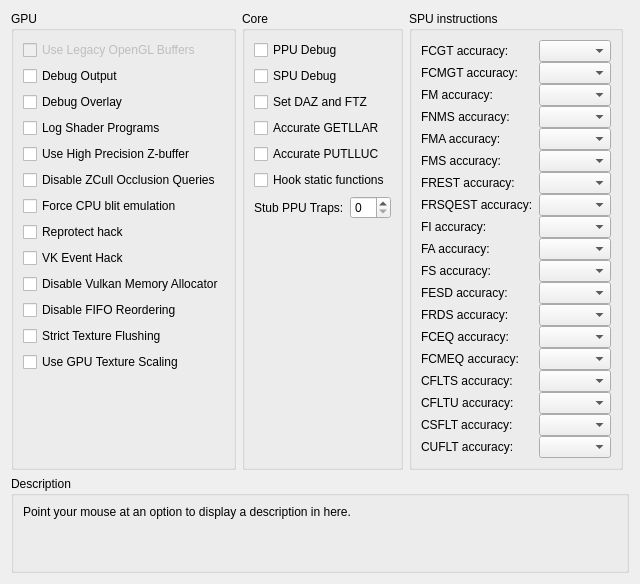
     <widget class="QWidget" name="debugTab">
      <attribute name="title">
       <string>Debug</string>
      </attribute>
      <layout class="QVBoxLayout" name="debugTab_layout">
       <item>
        <layout class="QHBoxLayout" name="horizontalLayout_21" stretch="1,1,1,0">
         <item>
          <widget class="QGroupBox" name="gb_debug_gpu">
           <property name="enabled">
            <bool>true</bool>
           </property>
           <property name="title">
            <string>GPU</string>
           </property>
           <property name="alignment">
            <set>Qt::AlignLeading|Qt::AlignLeft|Qt::AlignTop</set>
           </property>
           <layout class="QVBoxLayout" name="gb_debug_gpu_layout">
            <item alignment="Qt::AlignTop">
             <widget class="QCheckBox" name="glLegacyBuffers">
              <property name="enabled">
               <bool>false</bool>
              </property>
              <property name="text">
               <string>Use Legacy OpenGL Buffers</string>
              </property>
             </widget>
            </item>
            <item alignment="Qt::AlignTop">
             <widget class="QCheckBox" name="debugOutput">
              <property name="text">
               <string>Debug Output</string>
              </property>
             </widget>
            </item>
            <item>
             <widget class="QCheckBox" name="debugOverlay">
              <property name="text">
               <string>Debug Overlay</string>
              </property>
             </widget>
            </item>
            <item>
             <widget class="QCheckBox" name="logProg">
              <property name="text">
               <string>Log Shader Programs</string>
              </property>
             </widget>
            </item>
            <item alignment="Qt::AlignTop">
             <widget class="QCheckBox" name="forceHighpZ">
              <property name="text">
               <string>Use High Precision Z-buffer</string>
              </property>
             </widget>
            </item>
            <item>
             <widget class="QCheckBox" name="disableHwOcclusionQueries">
              <property name="text">
               <string>Disable ZCull Occlusion Queries</string>
              </property>
             </widget>
            </item>
            <item>
             <widget class="QCheckBox" name="forceCpuBlitEmulation">
              <property name="text">
               <string>Force CPU blit emulation</string>
              </property>
             </widget>
            </item>
            <item>
             <widget class="QCheckBox" name="reprotect_hack">
              <property name="text">
               <string>Reprotect hack</string>
              </property>
             </widget>
            </item>
            <item>
             <widget class="QCheckBox" name="vk_event_hack">
              <property name="text">
               <string>VK Event Hack</string>
              </property>
             </widget>
            </item>
            <item>
             <widget class="QCheckBox" name="disableVulkanMemAllocator">
              <property name="text">
               <string>Disable Vulkan Memory Allocator</string>
              </property>
             </widget>
            </item>
            <item>
             <widget class="QCheckBox" name="disableFIFOReordering">
              <property name="text">
               <string>Disable FIFO Reordering</string>
              </property>
             </widget>
            </item>
            <item>
             <widget class="QCheckBox" name="strictTextureFlushing">
              <property name="text">
               <string>Strict Texture Flushing</string>
              </property>
             </widget>
            </item>
            <item>
             <widget class="QCheckBox" name="gpuTextureScaling">
              <property name="text">
               <string>Use GPU Texture Scaling</string>
              </property>
             </widget>
            </item>
            <item>
             <spacer name="verticalSpacer_25">
              <property name="orientation">
               <enum>Qt::Vertical</enum>
              </property>
              <property name="sizeHint" stdset="0">
               <size>
                <width>20</width>
                <height>40</height>
               </size>
              </property>
             </spacer>
            </item>
           </layout>
          </widget>
         </item>
         <item>
          <widget class="QGroupBox" name="gb_debug_core">
           <property name="title">
            <string>Core</string>
           </property>
           <layout class="QVBoxLayout" name="gb_debug_core_layout">
            <item>
             <widget class="QCheckBox" name="ppuDebug">
              <property name="text">
               <string>PPU Debug</string>
              </property>
             </widget>
            </item>
            <item>
             <widget class="QCheckBox" name="spuDebug">
              <property name="text">
               <string>SPU Debug</string>
              </property>
             </widget>
            </item>
            <item>
             <widget class="QCheckBox" name="setDAZandFTZ">
              <property name="text">
               <string>Set DAZ and FTZ</string>
              </property>
             </widget>
            </item>
            <item>
             <widget class="QCheckBox" name="accurateGETLLAR">
              <property name="text">
               <string>Accurate GETLLAR</string>
              </property>
             </widget>
            </item>
            <item>
             <widget class="QCheckBox" name="accuratePUTLLUC">
              <property name="text">
               <string>Accurate PUTLLUC</string>
              </property>
             </widget>
            </item>
            <item>
             <widget class="QCheckBox" name="hookStFunc">
              <property name="text">
               <string>Hook static functions</string>
              </property>
             </widget>
            </item>
              <item>
               <layout class="QHBoxLayout" name="layout_ppu_trap" stretch="0,0">
                <item>
               <widget class="QLabel" name="ppu_trap_label">
                <property name="text">
                 <string>Stub PPU Traps:</string>
                  </property>
                 </widget>
                </item>
                <item>
                 <widget class="QSpinBox" name="ppu_trap"/>
                </item>
               </layout>
              </item>
            <item>
             <spacer name="verticalSpacer">
              <property name="orientation">
               <enum>Qt::Vertical</enum>
              </property>
              <property name="sizeHint" stdset="0">
               <size>
                <width>0</width>
                <height>0</height>
               </size>
              </property>
             </spacer>
            </item>
           </layout>
          </widget>
         </item>
         <item>
          <widget class="QGroupBox" name="gb_spuInstructions">
           <property name="title">
            <string>SPU instructions</string>
           </property>
           <layout class="QFormLayout" name="formLayout">
            <property name="verticalSpacing">
             <number>0</number>
            </property>
            <item row="0" column="0">
             <widget class="QLabel" name="lbl_fcgt">
              <property name="text">
               <string>FCGT accuracy:</string>
              </property>
             </widget>
            </item>
            <item row="0" column="1">
             <widget class="QComboBox" name="spuAccuracyFCGT"/>
            </item>
            <item row="2" column="0">
             <widget class="QLabel" name="lbl_fcmgt">
              <property name="text">
               <string>FCMGT accuracy:</string>
              </property>
             </widget>
            </item>
            <item row="2" column="1">
             <widget class="QComboBox" name="spuAccuracyFCMGT"/>
            </item>
            <item row="3" column="0">
             <widget class="QLabel" name="lbl_fm">
              <property name="text">
               <string>FM accuracy:</string>
              </property>
             </widget>
            </item>
            <item row="4" column="0">
             <widget class="QLabel" name="lbl_fnms">
              <property name="text">
               <string>FNMS accuracy:</string>
              </property>
             </widget>
            </item>
            <item row="5" column="0">
             <widget class="QLabel" name="lbl_fma">
              <property name="text">
               <string>FMA accuracy:</string>
              </property>
             </widget>
            </item>
            <item row="6" column="0">
             <widget class="QLabel" name="lbl_fms">
              <property name="text">
               <string>FMS accuracy:</string>
              </property>
             </widget>
            </item>
            <item row="7" column="0">
             <widget class="QLabel" name="lbl_frest">
              <property name="text">
               <string>FREST accuracy:</string>
              </property>
             </widget>
            </item>
            <item row="8" column="0">
             <widget class="QLabel" name="lbl_frsqest">
              <property name="text">
               <string>FRSQEST accuracy:</string>
              </property>
             </widget>
            </item>
            <item row="9" column="0">
             <widget class="QLabel" name="lbl_fi">
              <property name="text">
               <string>FI accuracy:</string>
              </property>
             </widget>
            </item>
            <item row="10" column="0">
             <widget class="QLabel" name="lbl_fa">
              <property name="text">
               <string>FA accuracy:</string>
              </property>
             </widget>
            </item>
            <item row="11" column="0">
             <widget class="QLabel" name="lbl_fs">
              <property name="text">
               <string>FS accuracy:</string>
              </property>
             </widget>
            </item>
            <item row="12" column="0">
             <widget class="QLabel" name="lbl_fesd">
              <property name="text">
               <string>FESD accuracy:</string>
              </property>
             </widget>
            </item>
            <item row="13" column="0">
             <widget class="QLabel" name="lbl_frds">
              <property name="text">
               <string>FRDS accuracy:</string>
              </property>
             </widget>
            </item>
            <item row="14" column="0">
             <widget class="QLabel" name="lbl_fceq">
              <property name="text">
               <string>FCEQ accuracy:</string>
              </property>
             </widget>
            </item>
            <item row="15" column="0">
             <widget class="QLabel" name="llb_fcmeq">
              <property name="text">
               <string>FCMEQ accuracy:</string>
              </property>
             </widget>
            </item>
            <item row="16" column="0">
             <widget class="QLabel" name="lbl_cflts">
              <property name="text">
               <string>CFLTS accuracy:</string>
              </property>
             </widget>
            </item>
            <item row="17" column="0">
             <widget class="QLabel" name="lbl_clftu">
              <property name="text">
               <string>CFLTU accuracy:</string>
              </property>
             </widget>
            </item>
            <item row="18" column="0">
             <widget class="QLabel" name="lbl_csflt">
              <property name="text">
               <string>CSFLT accuracy:</string>
              </property>
             </widget>
            </item>
            <item row="19" column="0">
             <widget class="QLabel" name="lbl_cuflt">
              <property name="text">
               <string>CUFLT accuracy:</string>
              </property>
             </widget>
            </item>
            <item row="3" column="1">
             <widget class="QComboBox" name="spuAccuracyFM"/>
            </item>
            <item row="4" column="1">
             <widget class="QComboBox" name="spuAccuracyFNMS"/>
            </item>
            <item row="5" column="1">
             <widget class="QComboBox" name="spuAccuracyFMA"/>
            </item>
            <item row="6" column="1">
             <widget class="QComboBox" name="spuAccuracyFMS"/>
            </item>
            <item row="7" column="1">
             <widget class="QComboBox" name="spuAccuracyFREST"/>
            </item>
            <item row="8" column="1">
             <widget class="QComboBox" name="spuAccuracyFRSQEST"/>
            </item>
            <item row="9" column="1">
             <widget class="QComboBox" name="spuAccuracyFI"/>
            </item>
            <item row="10" column="1">
             <widget class="QComboBox" name="spuAccuracyFA"/>
            </item>
            <item row="11" column="1">
             <widget class="QComboBox" name="spuAccuracyFS"/>
            </item>
            <item row="12" column="1">
             <widget class="QComboBox" name="spuAccuracyFESD"/>
            </item>
            <item row="13" column="1">
             <widget class="QComboBox" name="spuAccuracyFRDS"/>
            </item>
            <item row="14" column="1">
             <widget class="QComboBox" name="spuAccuracyFCEQ"/>
            </item>
            <item row="15" column="1">
             <widget class="QComboBox" name="spuAccuracyFCMEQ"/>
            </item>
            <item row="16" column="1">
             <widget class="QComboBox" name="spuAccuracyCFLTS"/>
            </item>
            <item row="17" column="1">
             <widget class="QComboBox" name="spuAccuracyCFLTU"/>
            </item>
            <item row="18" column="1">
             <widget class="QComboBox" name="spuAccuracyCSFLT"/>
            </item>
            <item row="19" column="1">
             <widget class="QComboBox" name="spuAccuracyCUFLT"/>
            </item>
           </layout>
          </widget>
         </item>
         <item>
          <widget class="QWidget" name="widget_11" native="true"/>
         </item>
        </layout>
       </item>
       <item>
        <widget class="QGroupBox" name="groupBox_63">
         <property name="title">
          <string>Description</string>
         </property>
         <layout class="QVBoxLayout" name="gb_description_debug_layout">
          <item>
           <widget class="QLabel" name="description_debug">
            <property name="text">
             <string>Point your mouse at an option to display a description in here.


</string>
            </property>
            <property name="textFormat">
             <enum>Qt::PlainText</enum>
            </property>
            <property name="alignment">
             <set>Qt::AlignLeading|Qt::AlignLeft|Qt::AlignTop</set>
            </property>
            <property name="wordWrap">
             <bool>true</bool>
            </property>
           </widget>
          </item>
         </layout>
        </widget>
       </item>
      </layout>
     </widget>
